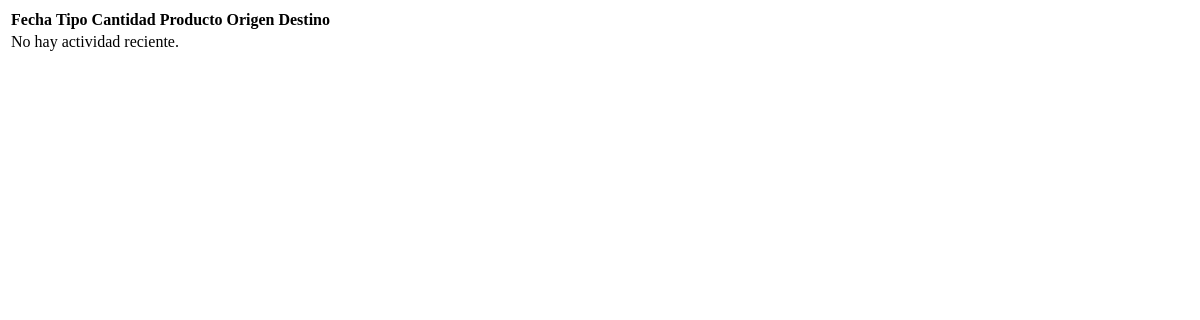
Page /dashboard/movimientos-recientes/ (signed in) on the earlier database version.
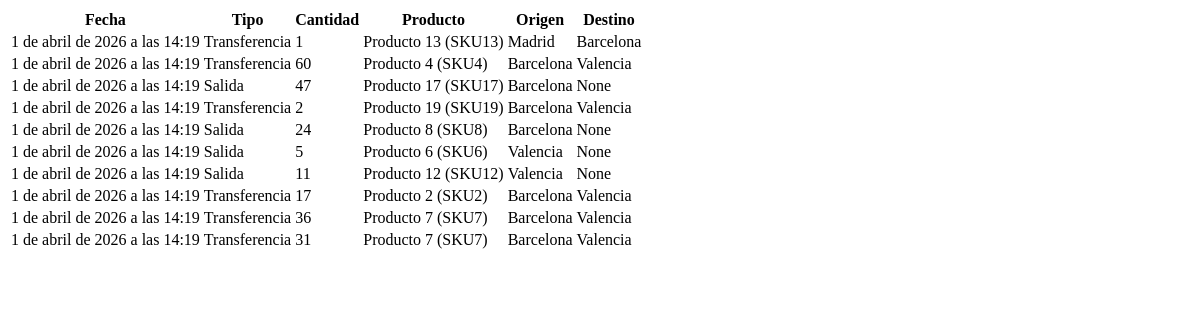
Same page on the later database version.
### inventory/models/movements.py (models this page shows, shortened)
class StockMovement(models.Model):
    MOVEMENT_TYPES = (
        ("IN", "Entrada"),
        ("OUT", "Salida"),
        ("TRANSFER", "Transferencia"),
    )
    organization = models.ForeignKey(
        Organization,
        on_delete=models.CASCADE,
        related_name="movements",
        db_index=True,
    )
    product = models.ForeignKey(
        Product,
        on_delete=models.CASCADE,
        related_name="movements"
    )
    movement_type = models.CharField(max_length=10, choices=MOVEMENT_TYPES)
    origin = models.ForeignKey(
        Location,
        on_delete=models.SET_NULL,
        null=True,
        blank=True,
        related_name="movements_origin"
    )
    destination = models.ForeignKey(
        Location,
        on_delete=models.SET_NULL,
        null=True,
        blank=True,
        related_name="movements_destination"
    )
    quantity = models.PositiveIntegerField()
    note = models.TextField(blank=True)
    created_at = models.DateTimeField(auto_now_add=True)
    class Meta:
        ordering = ["-created_at"]
        indexes = [
            models.Index(fields=["organization", "created_at"]),
        ]

### products/models.py (models this page shows, shortened)
class Product(models.Model):
    organization = models.ForeignKey(
        Organization,
        on_delete=models.CASCADE,
        related_name="products",
        db_index=True,
    )
    name = models.CharField(max_length=150, db_index=True)
    sku = models.CharField(max_length=50, db_index=True)
    category = models.ForeignKey(
        Category,
        on_delete=models.SET_NULL,
        null=True,
        related_name='products'
    )
    supplier = models.ForeignKey(
        Supplier,
        on_delete=models.SET_NULL,
        null=True,
        blank=True,
        related_name='products'
    )
    stock = models.IntegerField(default=0)
    min_stock = models.IntegerField(default=0)
    cost_price = models.DecimalField(max_digits=10, decimal_places=2, default=0)
    sale_price = models.DecimalField(max_digits=10, decimal_places=2, default=0)
    image = models.ImageField(upload_to=product_image_path, blank=True, null=True)
    last_low_stock_alert = models.DateTimeField(null=True, blank=True)
    created_at = models.DateTimeField(auto_now_add=True)
    updated_at = models.DateTimeField(auto_now=True)
    class Meta:
        ordering = ['name']
        unique_together = ("organization", "sku")
        indexes = [
            models.Index(fields=["organization", "name"]),
            models.Index(fields=["organization", "sku"]),
        ]
    def __str__(self):
        return f"{self.name} ({self.sku})"

### inventory/models/locations.py (models this page shows)
class Location(models.Model):
    organization = models.ForeignKey(
        Organization,
        on_delete=models.CASCADE,
        related_name="locations",
        db_index=True,
    )
    name = models.CharField(max_length=150)
    address = models.TextField(blank=True)
    is_active = models.BooleanField(default=True)
    class Meta:
        ordering = ["name"]
        unique_together = ("organization", "name")
        indexes = [
            models.Index(fields=["organization", "name"]),
        ]
    def __str__(self):
        return self.name

### dashboard/views/activity.py (the view)
# urls.py: path("movimientos-recientes/", dashboard_recent_movements, name="dashboard_recent_movements"),
def dashboard_recent_movements(request):
    movements = get_recent_movements(request.organization)
    return render(
        request,
        "dashboard/partials/recent_movements.html",
        {"movements": movements},
    )

### accounts/context_processors.py (called while the page is built)
def permissions(request):
    user = request.user
    return {
        "can_manage_products": can_manage_products(user),
        "can_manage_orders": can_manage_orders(user),
        "can_view_dashboard": can_view_dashboard(user),
        "can_view_products": can_view_products(user),
        "can_create_products": can_create_products(user),
        "can_edit_products": can_edit_products(user),
        "can_delete_products": can_delete_products(user),
        "can_export_products": can_export_products(user),
        "can_view_inventory": can_view_inventory(user),
        "can_create_inventory": can_create_inventory(user),
        "can_edit_inventory": can_edit_inventory(user),
        "can_delete_inventory": can_delete_inventory(user),
        "can_confirm_inventory": can_confirm_inventory(user),
    }

### accounts/permissions.py (called while the page is built)
def _get_membership(user):
    if not user.is_authenticated:
        return None
    request = getattr(user, "_request", None)
    if request and hasattr(request, "membership"):
        return request.membership
    return (
        Membership.objects
        .filter(user=user, is_active=True)
        .select_related("organization")
        .first()
    )

### dashboard/templates/dashboard/partials/recent_movements.html
<table class="table table-striped">
    <thead>
        <tr>
            <th>Fecha</th>
            <th>Tipo</th>
            <th>Cantidad</th>
            <th>Producto</th>
            <th>Origen</th>
            <th>Destino</th>
        </tr>
    </thead>
    <tbody>
        {% if movements %}
            {% for m in movements %}
            <tr>
                <td>{{ m.created_at }}</td>
                <td>{{ m.get_movement_type_display }}</td>
                <td>{{ m.quantity }}</td>
                <td>{{ m.product }}</td>
                <td>{{ m.origin }}</td>
                <td>{{ m.destination }}</td>
            </tr>
            {% endfor %}
        {% else %}
            <tr>
                <td colspan="6" class="text-center">No hay actividad reciente.</td>
            </tr>
        {% endif %}
    </tbody>
</table>

Differences in the rows shown:
now on this page (row edited): StockMovement: created_at "1 de abril de 2026 a las 14:19", movement_type "Transferencia", quantity "1", product "Producto 13 (SKU13)", origin "Madrid", destination "Barcelona"
now on this page (row edited): StockMovement: created_at "1 de abril de 2026 a las 14:19", movement_type "Transferencia", quantity "60", product "Producto 4 (SKU4)", origin "Barcelona", destination "Valencia"
now on this page (row edited): StockMovement: created_at "1 de abril de 2026 a las 14:19", movement_type "Salida", quantity "47", product "Producto 17 (SKU17)", origin "Barcelona", destination "None"
now on this page (row edited): StockMovement: created_at "1 de abril de 2026 a las 14:19", movement_type "Transferencia", quantity "2", product "Producto 19 (SKU19)", origin "Barcelona", destination "Valencia"
now on this page (row edited): StockMovement: created_at "1 de abril de 2026 a las 14:19", movement_type "Salida", quantity "24", product "Producto 8 (SKU8)", origin "Barcelona", destination "None"
now on this page (row edited): StockMovement: created_at "1 de abril de 2026 a las 14:19", movement_type "Salida", quantity "5", product "Producto 6 (SKU6)", origin "Valencia", destination "None"
now on this page (row edited): StockMovement: created_at "1 de abril de 2026 a las 14:19", movement_type "Salida", quantity "11", product "Producto 12 (SKU12)", origin "Valencia", destination "None"
now on this page (row edited): StockMovement: created_at "1 de abril de 2026 a las 14:19", movement_type "Transferencia", quantity "17", product "Producto 2 (SKU2)", origin "Barcelona", destination "Valencia"
now on this page (row edited): StockMovement: created_at "1 de abril de 2026 a las 14:19", movement_type "Transferencia", quantity "36", product "Producto 7 (SKU7)", origin "Barcelona", destination "Valencia"
now on this page (row edited): StockMovement: created_at "1 de abril de 2026 a las 14:19", movement_type "Transferencia", quantity "31", product "Producto 7 (SKU7)", origin "Barcelona", destination "Valencia"
Other differences:
text no longer shown: "No hay actividad reciente."
